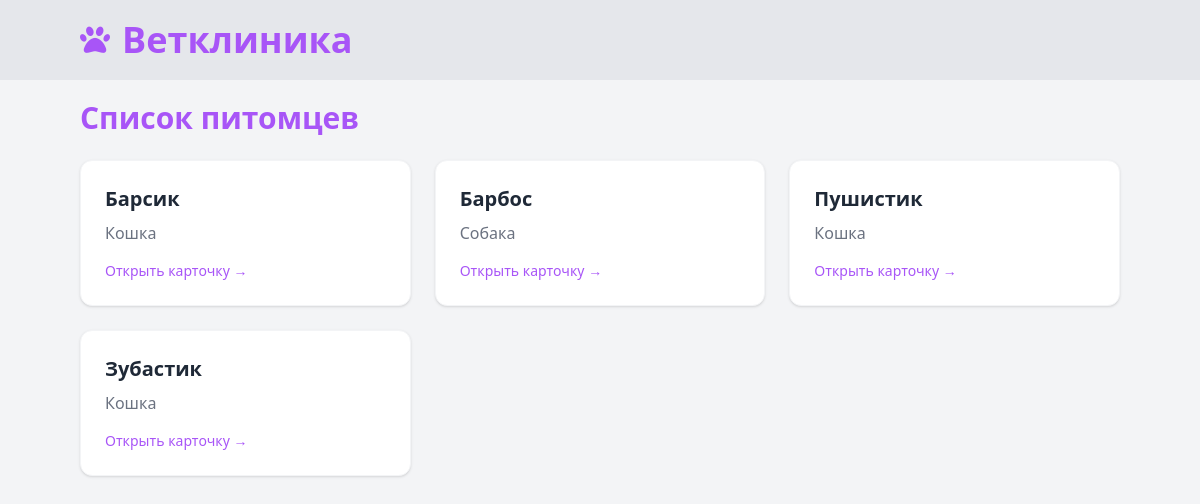
The page /pets/ on the database as committed earlier.
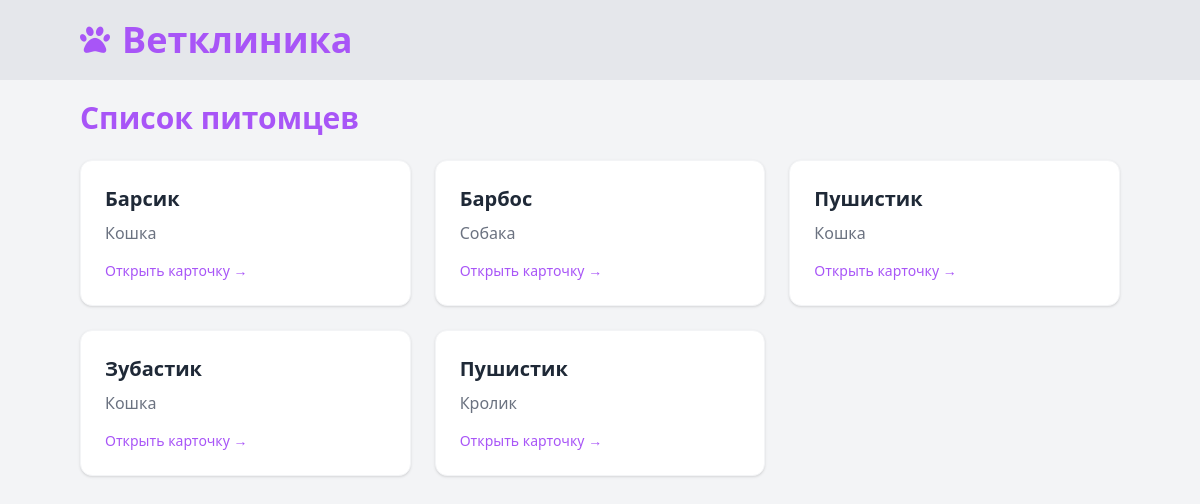
The same page on the database as committed later.
### main/models.py (models this page shows, shortened)
class Pet(models.Model):
    name = models.CharField('Имя питомца', max_length=100)
    class Type(models.TextChoices):
        CAT = 'cat', 'Кошка'
        DOG = 'dog', 'Собака'
        BIRD = 'bird', 'Птица'
        BUNNY = 'bunny', 'Кролик'
    type = models.CharField('Вид питомца', max_length=20, choices=Type.choices)
    birth_date = models.DateField('Дата рождения')
    class Gender(models.TextChoices):
        FEMALE = 'female', 'Женский'
        MALE = 'male', 'Мужской'
    gender = models.CharField('Пол', max_length=10, choices=Gender.choices)
    owner = models.ForeignKey(
        Owner,
        on_delete=models.CASCADE,
        related_name='pets',
        verbose_name='Владелец'
    )
    class Meta:
        verbose_name = "Питомец"
        verbose_name_plural = "Питомцы"

### main/views.py (the view)
# urls.py: path('pets/', views.pet_list, name='pet_list'),
def pet_list(request):
    pets = Pet.objects.all()
    return render(request, 'main/pet_list.html', {'pets': pets})

### main/templates/main/pet_list.html
{% extends "main/layout.html" %}
{% block content %}
<h1 class="text-3xl font-bold text-purple-500 mb-6">Список питомцев</h1>
<div class="grid grid-cols-1 md:grid-cols-2 lg:grid-cols-3 gap-6">
    {% for pet in pets %}
        <a href="{% url 'medical_card' pet.id %}"
           class="block bg-white rounded-xl shadow p-6 border border-gray-100">
            <h2 class="text-xl font-semibold text-gray-800">
                {{ pet.name }}
            </h2>
            <p class="text-gray-500 mt-2">
                {{ pet.get_type_display }}
            </p>
            <p class="text-sm text-purple-500 mt-4">
                Открыть карточку →
            </p>
        </a>
    {% empty %}
        <div class="col-span-full text-gray-500 text-center py-10">
            Питомцев пока нет
        </div>
    {% endfor %}
</div>
{% endblock %}

Rows that differ between the two databases and show on the page:
added Pet: name "Пушистик", type "Кролик"
